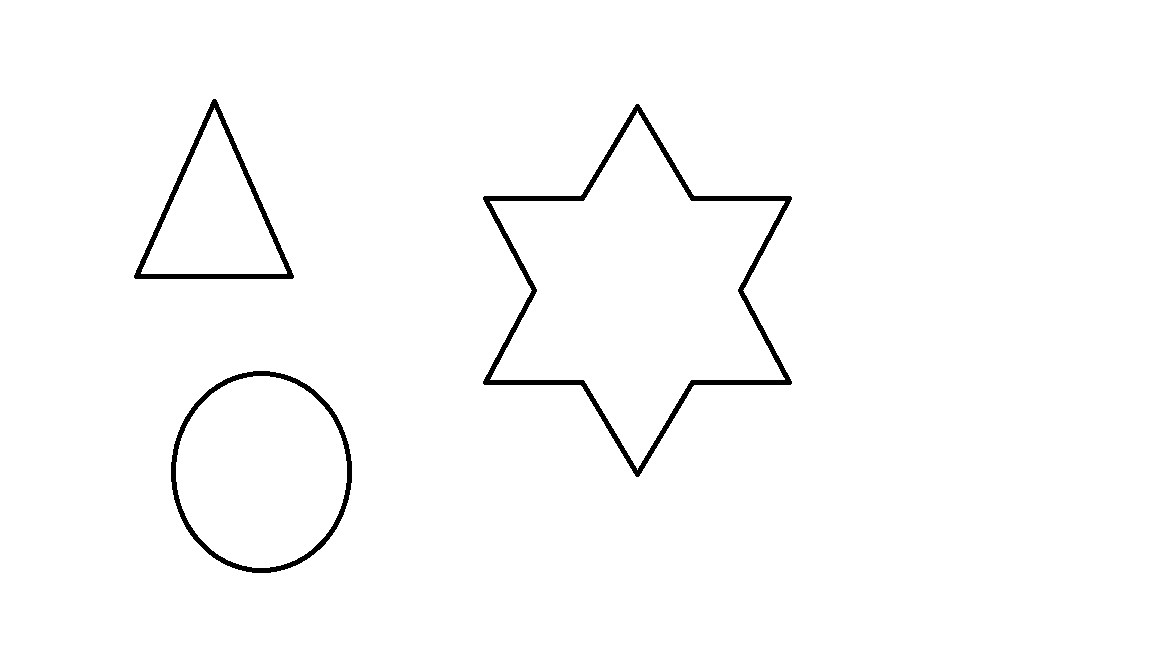
#> input picture in1.png, 1152 x 648 px
$ python detect_shapes.py --image in1.png
#> lines starting #> are read from the running program, lines starting #| are printed output that depends on the picture; after the words box and inside, x2 and y2 are one past the last pixel; in counts of white or black regions, pixels touching at a corner belong together
# USAGE
# python detect_shapes.py --image shapes_and_colors.png
# import the necessary packages
from ShapeCalc.shapedetector import ShapeDetector
import argparse
import imutils

import cv2
import sys
# construct the argument parse and parse the arguments
ap = argparse.ArgumentParser()
ap.add_argument("-i", "--image", required=True,
    help="path to the input image")
args = vars(ap.parse_args())

# load the image and resize it to a smaller factor so that
# the shapes can be approximated better
image = cv2.imread(args["image"])
#> image is the input picture: shape (648, 1152, 3); 98.4% white; 3 black regions, box (x1, y1, x2, y2) and area: (483, 104, 792, 477) 6158, (171, 371, 352, 573) 2927, (134, 99, 294, 279) 2673
resized = imutils.resize(image, width=300)
ratio = image.shape[0] / float(resized.shape[0])
#> ratio = 3.86

# convert the resized image to grayscale, blur it slightly,
# and threshold it
gray = cv2.cvtColor(resized, cv2.COLOR_BGR2GRAY)
blurred = cv2.GaussianBlur(gray, (5, 5), 0)
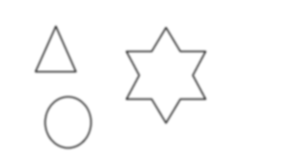
#> blurred: shape (168, 300); min 99, max 255, mean 251

thresh = cv2.threshold(blurred, 160, 255, cv2.THRESH_BINARY_INV)[1]
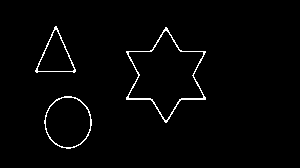
#> thresh: shape (168, 300); 1.8% white in thin lines or dots, all inside (x1, y1, x2, y2) = (35, 26, 206, 149)
#thresh = cv2.threshold(blurred,60,255,cv2.THRESH_BINARY)[1]
# find contours in the thresholded image and initialize the
# shape detector
cnts = cv2.findContours(thresh.copy(), cv2.RETR_EXTERNAL,cv2.CHAIN_APPROX_SIMPLE)
#> cnts = 3 contours; box (x1, y1, x2, y2) and area: (126, 27, 206, 123) 3938, (44, 96, 92, 149) 1879, (35, 26, 76, 73) 938
#cnts = cv2.findContours(thresh.copy(), cv2.RETR_TREE, cv2.CHAIN_APPROX_SIMPLE)
#print("Contours",cnts)
cnts = imutils.grab_contours(cnts)
#> (the run stopped early here; a loop or call above may not have finished)

$ run again, on in3.png
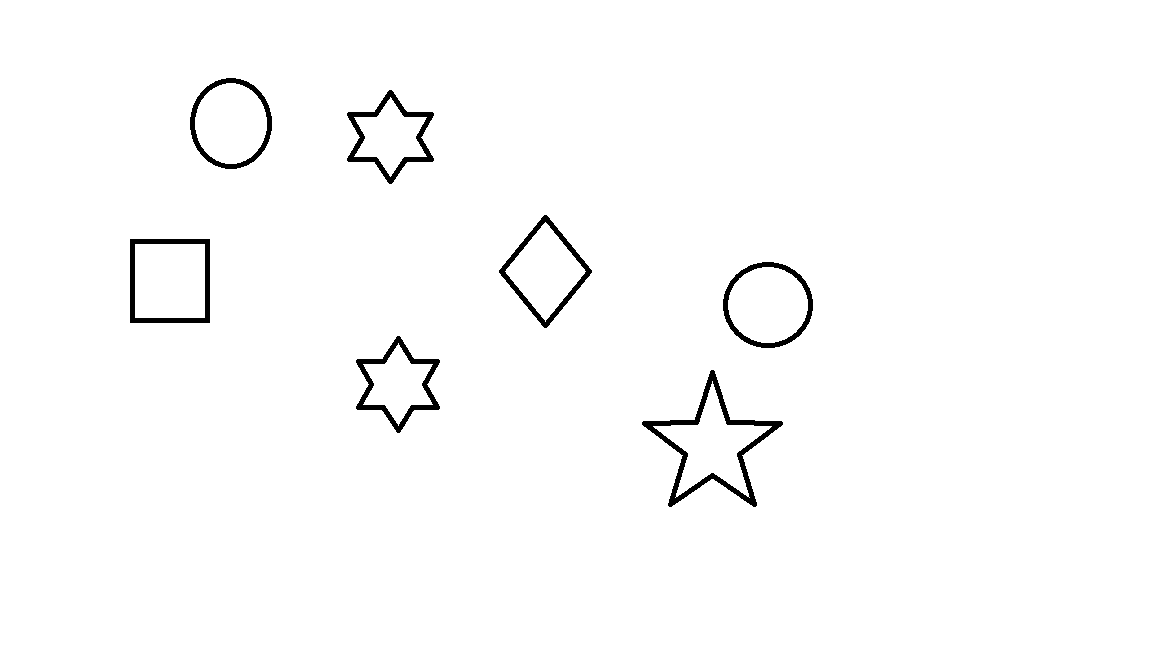
#> input picture in3.png, 1152 x 648 px
#> image is the input picture: shape (648, 1152, 3); 98.5% white; 7 black regions, largest, box (x1, y1, x2, y2) and area: (642, 370, 783, 507) 2540, (347, 90, 434, 184) 1557, (356, 336, 440, 433) 1547
#> `blurred = cv2.GaussianBlur(gray, (5, 5), 0)`:
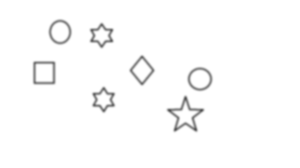
#> blurred: shape (168, 300); min 84, max 255, mean 251.2
#> `thresh = cv2.threshold(blurred, 160, 255, cv2.THRESH_BINARY_INV)[1]`:
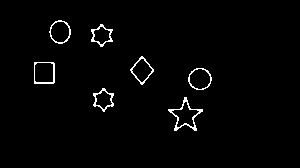
#> thresh: shape (168, 300); 1.8% white in thin lines or dots, all inside (x1, y1, x2, y2) = (34, 20, 212, 131)
#> cnts = 7 contours; box (x1, y1, x2, y2) and area: (168, 97, 203, 131) 456, (34, 62, 55, 84) 419, (188, 68, 212, 90) 381, (49, 20, 71, 44) 367, (130, 56, 154, 85) 347, (91, 24, 113, 47) 281, (93, 88, 114, 112) 280

$ run again, on in4.png
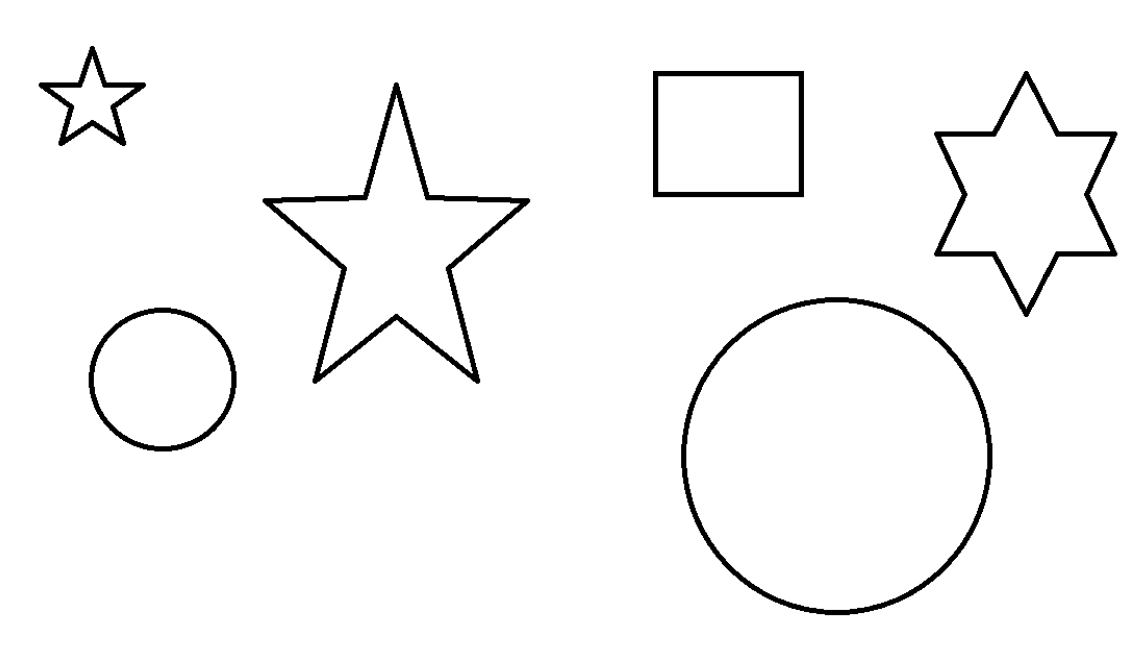
#> input picture in4.png, 1139 x 647 px
#> image is the input picture: shape (647, 1139, 3); min 0, max 255, mean 247.5
#> `blurred = cv2.GaussianBlur(gray, (5, 5), 0)`:
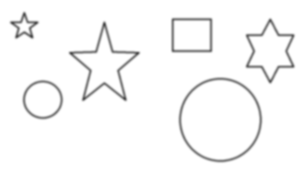
#> blurred: shape (170, 300); min 76, max 255, mean 247.5
#> `thresh = cv2.threshold(blurred, 160, 255, cv2.THRESH_BINARY_INV)[1]`:
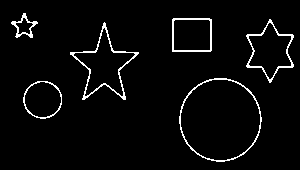
#> thresh: shape (170, 300); 3.7% white in thin lines or dots, all inside (x1, y1, x2, y2) = (11, 13, 294, 162)
#> cnts = 6 contours; box (x1, y1, x2, y2) and area: (179, 78, 262, 162) 5294, (70, 22, 139, 100) 1928, (246, 19, 294, 83) 1612, (172, 18, 212, 52) 1284, (23, 81, 62, 119) 1112, (11, 13, 38, 38) 276

$ run again, on in5.png
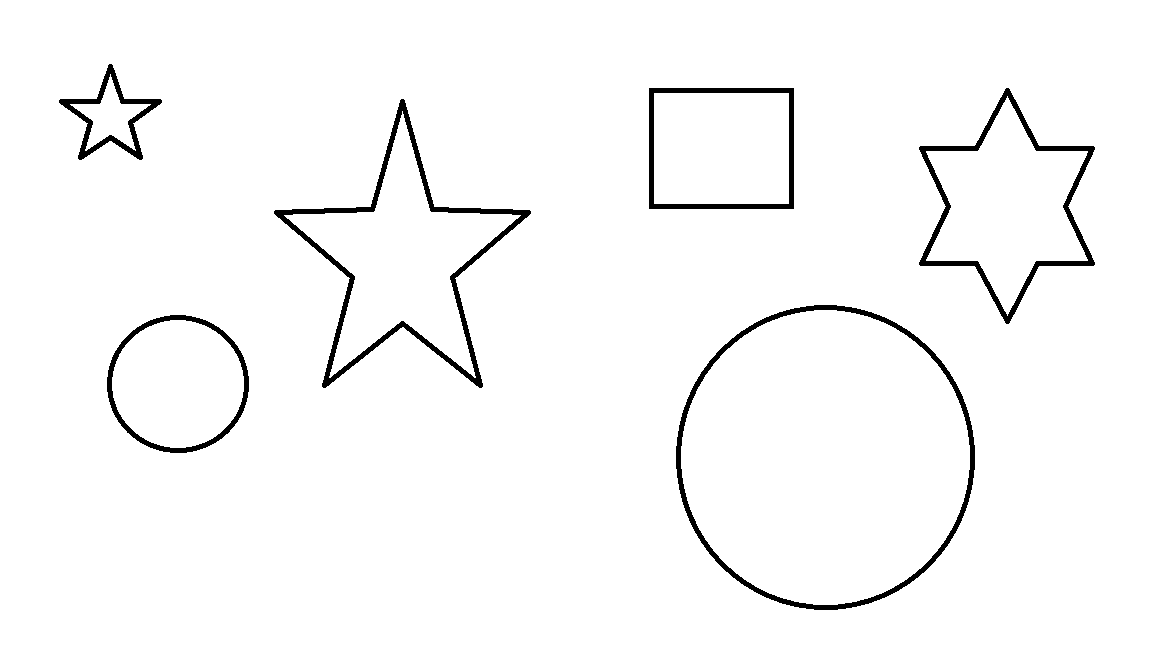
#> input picture in5.png, 1152 x 648 px
#> image is the input picture: shape (648, 1152, 3); 97.3% white; 6 black regions, box (x1, y1, x2, y2) and area: (274, 99, 531, 388) 5137, (676, 305, 975, 610) 4651, (919, 88, 1095, 324) 3672, (649, 88, 794, 209) 2560, (107, 315, 249, 453) 2119, (59, 64, 162, 160) 1787
#> `blurred = cv2.GaussianBlur(gray, (5, 5), 0)`:
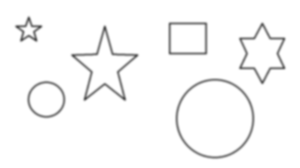
#> blurred: shape (168, 300); min 83, max 255, mean 248.2
#> `thresh = cv2.threshold(blurred, 160, 255, cv2.THRESH_BINARY_INV)[1]`:
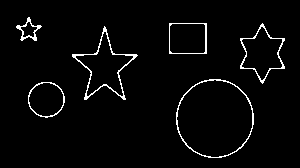
#> thresh: shape (168, 300); 3.1% white in thin lines or dots, all inside (x1, y1, x2, y2) = (16, 17, 285, 158)
#> cnts = 6 contours; box (x1, y1, x2, y2) and area: (176, 79, 254, 158) 4738, (72, 26, 138, 100) 1717, (240, 23, 285, 84) 1414, (169, 23, 207, 54) 1110, (28, 82, 65, 118) 990, (16, 17, 42, 41) 241
